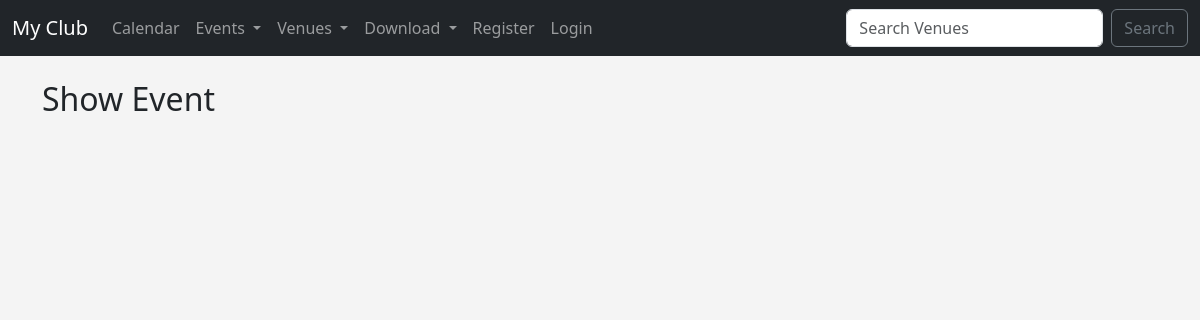
/show_event/2, run on an earlier commit of the app's database.
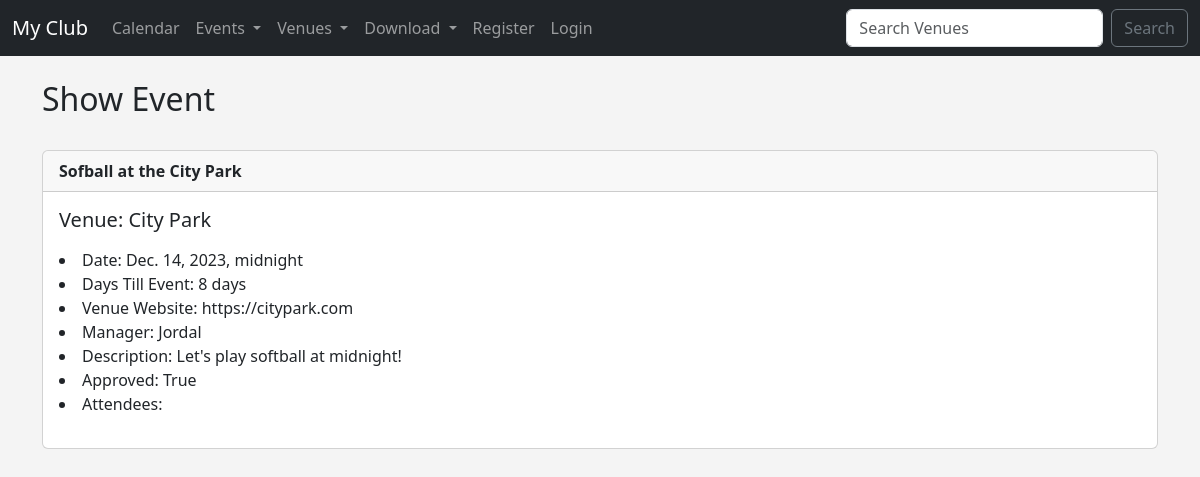
And on a later commit of the database.
### events/models.py (models this page shows)
class Event(models.Model):
	name = models.CharField('Event Name', max_length = 120)
	event_date = models.DateTimeField('Event Date')
	venue = models.ForeignKey(Venue, blank = True , null = True, on_delete = models.CASCADE)
	manager = models.ForeignKey(User, blank = True, null = True, on_delete = models.SET_NULL)
	description = models.TextField(blank = True)
	attendees = models.ManyToManyField(MyClubUser, blank = True)
	approved = models.BooleanField('Approved', default = False)
	def __str__(self):
		return self.name
	@property
	def Days_till(self):
		today = date.today()
		days_till = self.event_date.date() - today #getting only date of the event
		days_till_stripped = str(days_till).split(",",1)[0]
		return days_till_stripped

class Venue(models.Model):
	name = models.CharField('Venue Name', max_length = 120)
	address = models.CharField(max_length = 300)
	zip_code = models.CharField('Zip Code',max_length = 15)
	phone = models.CharField('Contact Phone',max_length = 15, blank = True)
	web = models.URLField('Website Address', blank = True)
	email_address = models.EmailField('Email Address', blank = True)
	owner = models.IntegerField("Venue Owner", blank = False, default = 1)
	venue_image = models.ImageField(null = True, blank = True, upload_to="images/")
	def __str__ (self):
		return self.name

### events/views.py (the view)
# urls.py: path('show_event/<event_id>', views.show_event, name = 'show-event'),
def show_event(request, event_id):
	event = Event.objects.get(pk = event_id)
	return render(request, 'events/show_event.html',
		{'event': event})

### events/templates/events/show_event.html (shortened to what this page needs)
{% extends 'events/base.html' %}
{% block content %}
	<h2>Show Event</h2><br/>
	{% if event.approved %}
		<div class="card">
		  <div class="card-header">
		    <strong>{{ event }}</strong>
		  </div>
		  <div class="card-body">
		    <h5 class="card-title">Venue: {{ event.venue }}</h5>
		    <p class="card-text">
					<li>Date: {{ event.event_date }}</li>
					<li>Days Till Event: {{event.Days_till}}</li>
					<li>Venue Website: {{ event.venue.web }}</li>
					<li>Manager: {{ event.manager }}</li>
					<li>Description: {{ event.description }}</li>
					<li>Approved: {{ event.approved}}</li>
					<li>Attendees:
					</li>
		    </p>
		  </div>
		</div>
		<br/><br/>
	{% endif %}
{% endblock %}

What changed in the data, as far as the page shows it:
now on this page (row edited): Event: name "Sofball at the City Park", venue "City Park", event_date "Dec. 14, 2023, midnight", Days_till "8 days", venue.web "https://citypark.com", manager "Jordal", description "Let's play softball at midnight!", approved "True"
changed Event: approved False → True (drawn)
Also different on the page:
text now shown: "Venue: Date: Days Till Event: Venue Website: Manager: Description: Approved: Attendees:"
